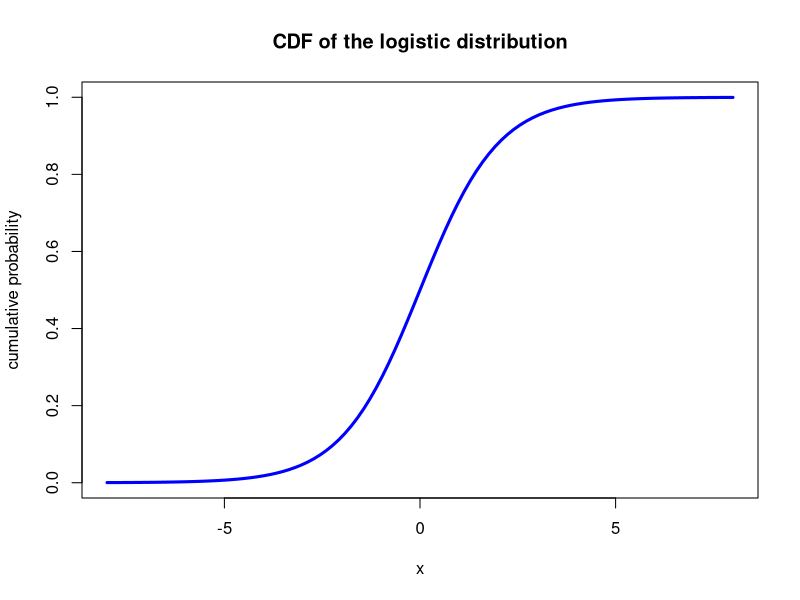
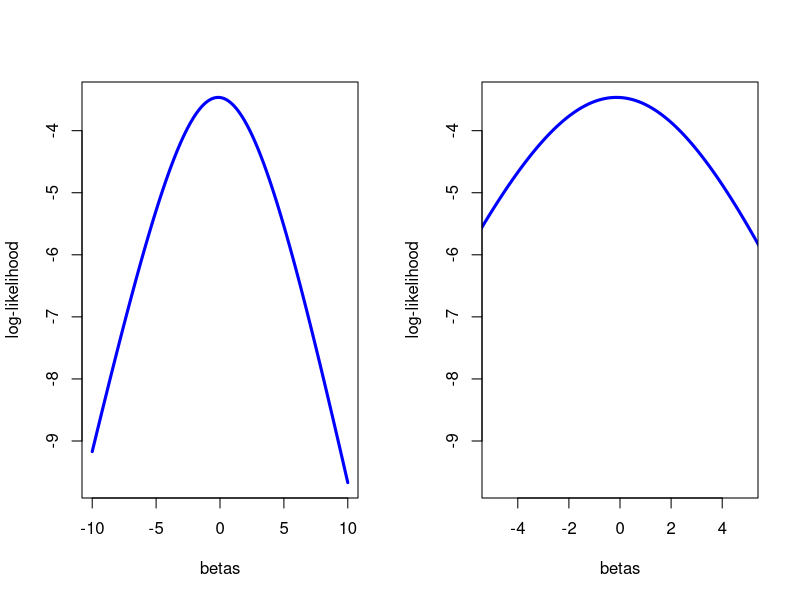
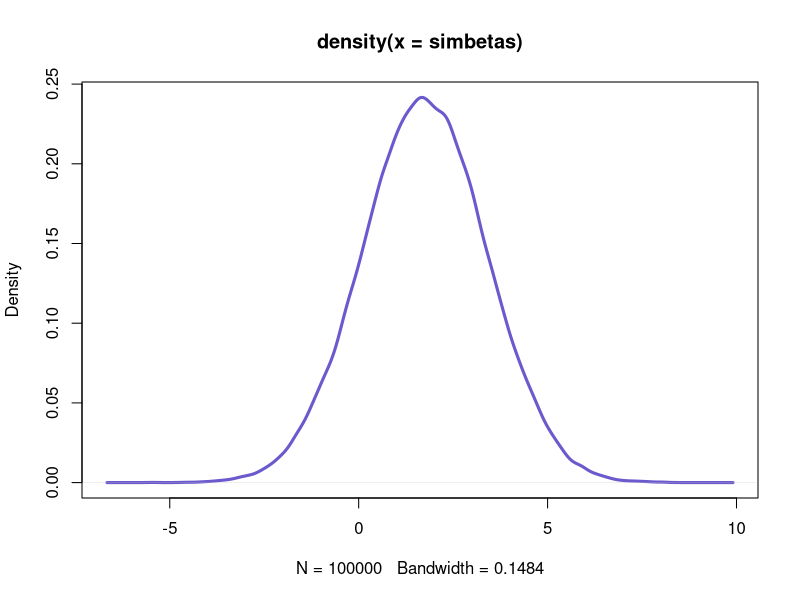
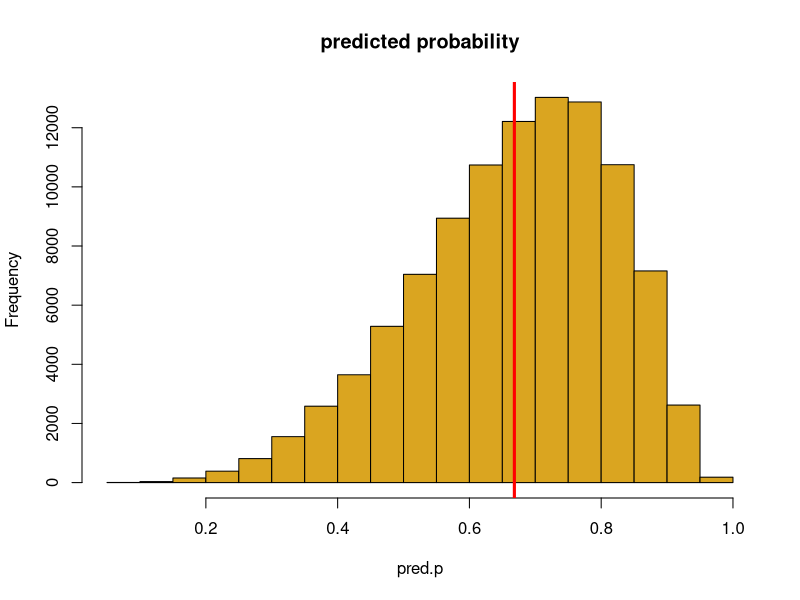
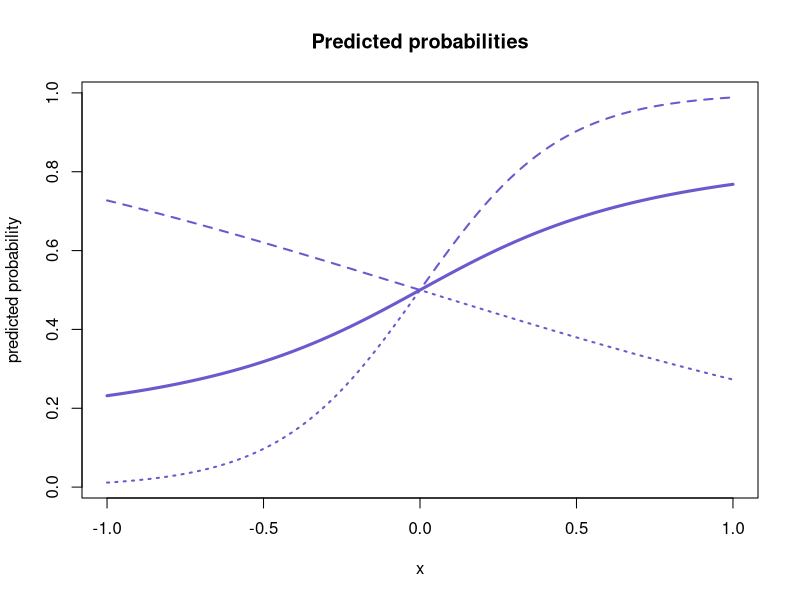

Write R code to recreate these figures, in order.
## ---- chunk 1
logistic <- function(x){ exp(x) / (1 + exp(x)) }

## ---- chunk 2

curve(logistic(x), xlim=c(-8, 8), xlab="x", main="CDF of the logistic distribution",
      ylab="cumulative probability", col="blue", lwd=3)

## ---- chunk 3

Y <- c(1, 0, 1, 0, 0, 1, 1)
x <- c(.5, .3, .45, .4, .25, .7, .9)

cbind(Y, x)

## ---- chunk 4

LL <- function(beta, x, y){
    
    odds <- beta * x
    
    rate <- 1 / (1 + exp(-odds))
    
    sum( y * log(rate) + (1 - y) * log(1 - rate) )
}

## ---- chunk 5

LL_example <- function(x){
    
    odds <- x * c(.5, .3, .4, .4, .25)
    
    rate <- 1 / (1 + exp(-odds))
    
    y <- c(1, 0, 1, 0, 0)
    
    sum(ifelse(y==1, log(rate), log(1 - rate)))
    
}

betas <- seq(-10, 10, by=.01)
ll_betas <- unlist(lapply(betas, FUN=LL_example)) # no intercept here
## ---- chunk 6
par(mfrow=c(1,2))
plot(betas, ll_betas, col="blue", type="l", lwd=3, ylab="log-likelihood")
plot(betas, ll_betas, col="blue", type="l", lwd=3, ylab="log-likelihood", xlim=c(-5, 5))

## ---- chunk 7

beta.start <- 0
out  <-  optim(beta.start, 
            fn=LL,
            x=x,y=Y,
            hessian=T,
            method="L-BFGS-B",
            control=list(fnscale=-1))
out

## ---- chunk 8

mle <- out$par
mle

glm(Y~0+x, family=binomial(logit))

##Fisher information (-H^-1)
vcov <- -solve(out$hessian)


## ---- chunk 9

simbetas <- rnorm(100000, mle, sqrt(vcov)) 
par(mfrow=c(1,1))
plot(density(simbetas), col="slateblue", lwd=3)
## ---- chunk 10

new_obs <- .45 # our new data point

cov <- simbetas * new_obs
pred.p <- 1 / (1+exp(-cov))
mean(pred.p)
## ---- chunk 11
hist(pred.p, col="goldenrod", main="predicted probability")
abline(v=mean(pred.p), col="red", lwd=3)

quantile(pred.p, probs = c(0.25, 0.75))

## ---- chunk 12

# for the binomial distribution, the expected value equals 
# the rate, so to get the expected value we can just take
# the expectation of the predicted probabilities (for other
# distributions this might not hold, and we might want to 
# do the simulation of the stochastic component as well)
# so here we could just do
mean(pred.p)

## ---- chunk 13

new_obs
new_obs.better <- 0.65

cov <- simbetas * new_obs.better
pred.p.2 <- 1 / (1 + exp(-cov))

# to get the expected value, here we can again just take the 
# mean of the predicted probabilities
mean(pred.p.2)


#now lets get the first difference
firs.diff <- mean(pred.p.2) - mean(pred.p)
firs.diff 
## ---- chunk 14
# Let's take values of X from -1 to 1
x_sim <- seq(-1, 1, by=.01)

pred.prob <- matrix(NA, length(x_sim), 3)

for(i in 1:length(x_sim)){

    cov <- simbetas * x_sim[i]
    pred.p <- 1/(1+exp(-cov))
    
    pred.prob[i,1] <- mean(pred.p)
    pred.prob[i,2] <- quantile(pred.p, probs=.05) # lower CI
    pred.prob[i,3] <- quantile(pred.p, probs=.95) # upper CI
}



## ---- chunk 15

plot(x_sim, pred.prob[,1], 
     col="slateblue", type="l", 
     lty=1, lwd=3, main="Predicted probabilities",
     xlab="x", ylab="predicted probability", ylim=c(min(pred.prob), max(pred.prob)))
lines(x_sim,pred.prob[,2], col="slateblue", type="l", lty=3, lwd=2 )
lines(x_sim,pred.prob[,3], col="slateblue", type="l", lty=2, lwd=2 )

